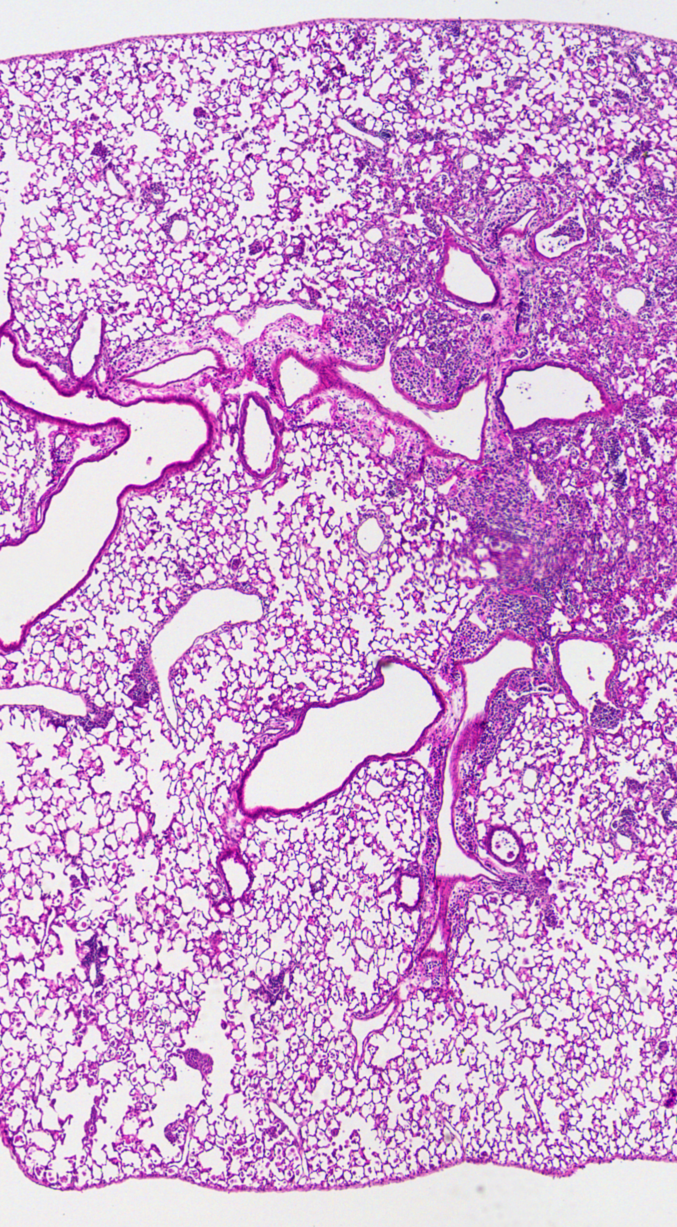
#> input picture tests/data/2549_1a_crop.tif, 677 x 1227 px; its folder holds only this picture in this run
$ python -i _he_lung_injury_classification.py   (imports and definitions only)   (older library calls are emulated)
#> lines starting #> are read from the running program, lines starting #| are printed output that depends on the picture; after the words box and inside, x2 and y2 are one past the last pixel; in counts of white or black regions, pixels touching at a corner belong together
### src/python_lung_morphometrics/_utils.py
import numpy as np

from skimage.filters import threshold_otsu
import skimage

import imageio
import tifffile


def _get_tiff_resolution(
    img_filename: str,
):
    """
    Given the path to a tiff file,
    read the metadata to determine
    the resolution of the image
    in pixels per um.

    Parameters
    ----------

    img_filename
        The full path to the tiff image

    Returns
    -------

    res: float
        The number of pixels per um
        for the given image
    """

    # get the image metadata
    res = None
    with tifffile.TiffFile(img_filename) as tif:
        for page in tif.pages:
            for tag in page.tags:
                if ("XResolution" in tag.name):
                    # XResolution is a tuple (numerator, denominator)
                    # and is usually given in pixels per cm, not um
                    res = tag.value[0] / tag.value[1]
                    if (res/1e4 < 0.01):
                        return res # already in um probably
                    else:
                        return res/1e4 # convert from cm to um
    if not res:
        raise ValueError("XResolution not found in tiff metadata.")


def _make_thresholded_images(
    img_filename: str,
    max_image_length: int = 10000,
    greyscale: bool = True,
    channel_axis: int = None,
):
    """
    Load an H&E image from a file,
    determine its resolution, and generate
    intermediate contrast-adjusted
    and thresholded images, rescaling if
    necessary.

    Parameters
    ----------

    img_filename
        Path to the original H&E image.

    max_image_length: int (default: 10000)
        Maximum length (in pixels) of either axis of
        the input image; images with an axis greater
        than this length will be rescaled down to fit
        for computational efficiency.

    greyscale: bool (default: True)
        If True, `img` will be returned as grayscale.
        If False, `img` will be reshaped, but will maintain
        its color axis.

    channel_axis: int (default: None)
        The axis corresponding to color channels after loading
        with `imagio.v3.imread(f)`. If None, will determine
        based on axis shapes (smallest axis is channel axis).

    Returns
    -------

    res: float
        How many pixels per um
        in the size-rescaled image

    orig_img: np.ndarray
        The original H&E image

    img: np.ndarray
        The contrast-adjusted, size-rescaled image.

    global_otsu: np.ndarray (np.bool)
        The thresholded image.

    """
#> called with img_filename = '../../tests/data/2549_1a_crop.tif', max_image_length = 10000, greyscale = False

    # load the image from disk

    img = imageio.v3.imread(img_filename)
#> img is the input picture: shape (1227, 677, 3); mean R, G, B 207.2, 164.3, 210.3

    if not (channel_axis):
        if (len(img.shape) < 3):
            raise ValueError(f"Image too small to contain channel axis! {img.shape}, {img_filename}")
        else:
            channel_axis = np.argmin(img.shape)

    #img = np.moveaxis(img, 0, -1)

    # get the image metadata
    try:
        res = _get_tiff_resolution(img_filename)
    except ValueError:
        print("XResolution not found; assuming 0.5 pixels/um")
        res = 0.5

    # copy for plotting
    orig_img = img.copy()

    # convert to grey
    if (greyscale):
        grey_img = skimage.color.rgb2gray(img, channel_axis=channel_axis)
        grey_img[grey_img == 0] = np.mean(grey_img[grey_img > 0])

        # blur a little
        grey_img = skimage.filters.gaussian(grey_img, sigma=3)

        # if image is too big, scale it down
        scale_factor = 1
        max_input_img_axis_length = np.max(grey_img.shape)
        if (max_input_img_axis_length > max_image_length):
            scale_factor = max_image_length / max_input_img_axis_length
            grey_img = skimage.transform.rescale(
                grey_img,
                scale=scale_factor,
                anti_aliasing=False,
            )
            res *= scale_factor

        # adjust for under-exposure/under-saturation
        grey_img = skimage.exposure.equalize_adapthist(grey_img)

        # otsu
        threshold_global_otsu = threshold_otsu(grey_img)
        global_otsu = (grey_img >= threshold_global_otsu)

        return res, orig_img, grey_img, global_otsu

    else:
        # use grey_img only for thresholding
        grey_img = skimage.color.rgb2gray(img, channel_axis=channel_axis)

        # blur a little
        img = skimage.filters.gaussian(img, sigma=3, channel_axis=channel_axis)
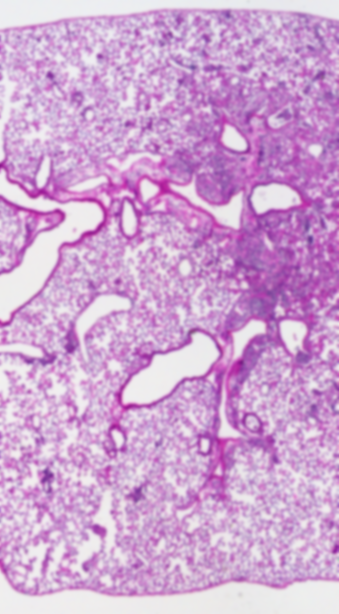
#> img: shape (1227, 677, 3) float64 (shown at 1/2 size); mean R, G, B 0.813, 0.644, 0.825

        # if image is too big, scale it down
        scale_factor = 1
        max_input_img_axis_length = np.max(img.shape)
        if (max_input_img_axis_length > max_image_length):
            scale_factor = max_image_length / max_input_img_axis_length
            img = skimage.transform.rescale(
                img,
                scale=scale_factor,
                anti_aliasing=False,
                channel_axis=channel_axis
            )
            grey_img = skimage.transform.rescale(
                grey_img,
                scale=scale_factor,
                anti_aliasing=False,
            )
            res *= scale_factor

        # adjust for under-exposure/under-saturation
        grey_img = skimage.exposure.equalize_adapthist(grey_img)
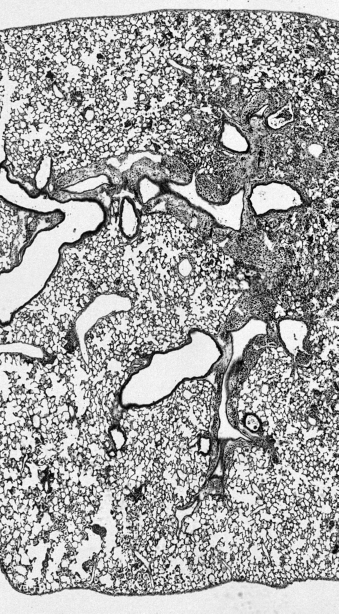
#> grey_img: shape (1227, 677) float64 (shown at 1/2 size); min 0, max 1, mean 0.64

        # otsu
        threshold_global_otsu = threshold_otsu(grey_img)
#> threshold_global_otsu = 0.588
        global_otsu = (grey_img >= threshold_global_otsu)
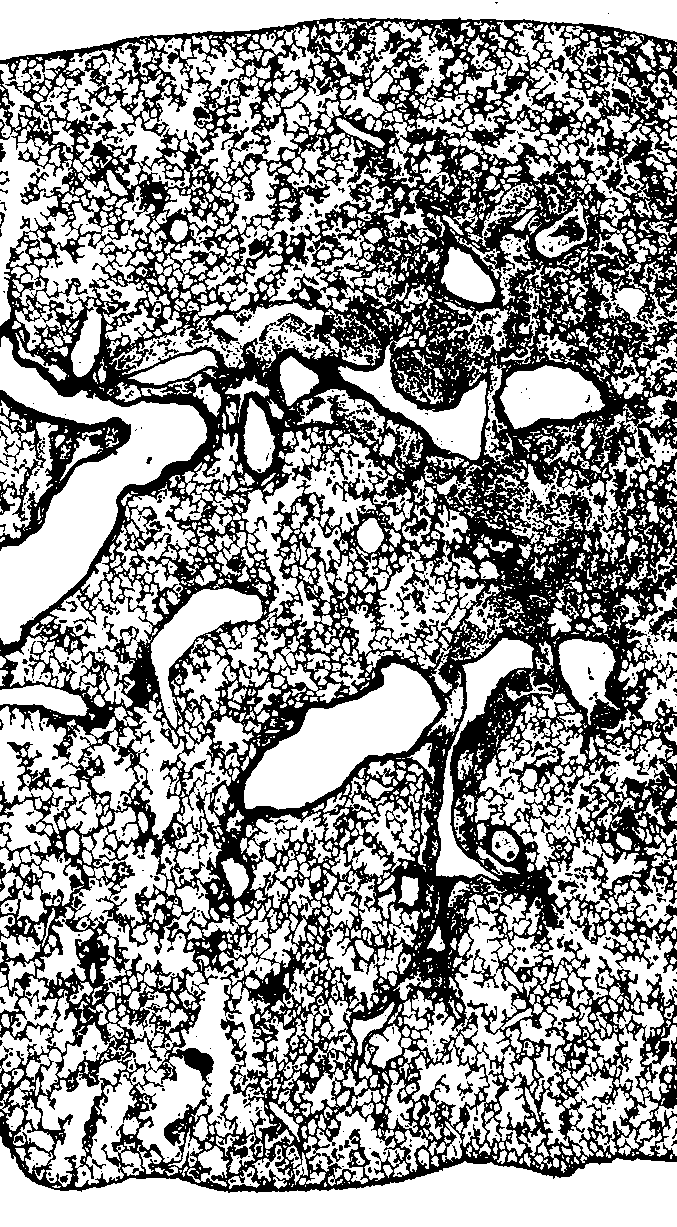
#> global_otsu: shape (1227, 677) bool; 59.3% white; 949 black regions (832 under 20 px), largest, box (x1, y1, x2, y2) and area: (0, 17, 677, 1193) 322078, (0, 390, 131, 551) 5661, (547, 215, 585, 243) 472

        return res, orig_img, img, global_otsu

### src/python_lung_morphometrics/_he_lung_injury_classification.py
import numpy as np
import matplotlib
import matplotlib.pyplot as plt
import sklearn
import skimage
import sklearn.ensemble
import skops.io
import tifffile
import pandas as pd

import os
from joblib import Parallel, delayed
import functools

from ._utils import (
    _make_thresholded_images,
)

import importlib.resources

# [87 lines left out: function make_kmeans_model_from_images, not called in this run]


def do_kmeans_cluster_image(
    img_path: str,
    pretrained_model: sklearn.cluster.KMeans = None,
    n_clusters: int = 4,
    initial_means: str | list = "k-means++",
    do_sparse: bool = False,
    channel_axis: int = 0,
    return_stats: bool = True,
    save_fig: bool = True,
    save_tiff: bool = False,
    save_table: bool = True,
    save_dir: str = "./output/",
    dpi: int = 450,
):
    """
    Given the filename of an H&E image, this
    function will convert it to LAB colorspace,
    give it a light blur, then use KMeans
    clustering (k=4) to identify regions of
    interest and generate a TIFF stack of binary
    masks, 1 channel for each region (cluster).

    Parameters
    ----------
    img_path: str
        The path to the image file

    pretrained_model: sklearn.cluster.MiniBatchKMeans
        A pretrained, instantiated KMeans model
        to be used for classification. Incompatible
        with n_clusters. Use this is you already trained
        a reliable model on a sample image set
        and wish to reuse that classifier here.

    n_clusters: int > 0  (default: 4)
        The number of clusters to split the
        image into

    initial_means: list (default: None)
        Initial k-means cluster means, in LAB color space.

    do_sparse: bool (default: False)
        If True, perform processing only on pixels
        found in the foreground of the image after
        basic thresholding. If False, process all
        pixels (simpler).

    channel_axis: int (default: 0)
        The axis corresponding to color channels.

    return_stats: bool (default: True)
        Returns a len(1) dataframe of statistics for
        this image.

    save_fig: bool (default: True),
        If True, save an image with the cluster assignments
        overlaid on top of the original image.

    save_tiff: bool (default: False)
        If True, save binary masks of each region in a TIFF.

    save_table: bool (default: True)
        If True, save the results table as a TSV file in `save_dir`.

    save_dir: str (default: ./output/)
        The directory to save results to.

    dpi: int > 0 (default: 450)
        The DPI to save any figures at.

    Returns
    -------
    ret: ndarry of np.uint8
        The resultant binary masks, with shape
        [n_pixels_width, n_pixels_height, n_clusters]

    df: pd.DataFrame
        Dataframe containing # of pixels in
        each identified cluster

    """

    # load the image from disk
    img_ext = "." + img_path.split(".")[-1]

    res, orig_img, img, thresh_img = _make_thresholded_images(
        img_path,
        greyscale=False
    )
#> res = 0.5

    if not (channel_axis):
        if (len(orig_img.shape) < 3):
            raise ValueError(f"Image too small to contain channel axis! {img.shape}")
        else:
            channel_axis = np.argmin(orig_img.shape)

    # convert to LAB
    img = skimage.color.rgb2lab(img, channel_axis=channel_axis)
#> img: shape (1227, 677, 3) float64; mean of channels 0, 1, 2 72.8, 23.8, -17.2
    lab_channel_axis = np.argmin(img.shape)

    # flatten from 2D to 1D for classification
    xy_axes = [i for i in [0,1,2] if (i != lab_channel_axis)]
    img_array = np.reshape(
        np.delete(
            skimage.filters.gaussian(img, sigma=4, channel_axis=channel_axis),
            0,
            channel_axis
        ),
        (img.shape[xy_axes[0]] * img.shape[xy_axes[1]], 2)
    )
#> img_array = 830679 pairs, first value -0.955 to 66.04, second value -39.77 to 1.36
    if (do_sparse):
        thresh_img = ~thresh_img
    else:
        thresh_img = np.ones_like(thresh_img, dtype=np.bool_)
    thresh_img_array = thresh_img.flatten()

    if (pretrained_model):
        kmeans = pretrained_model
    else:
        # train the model on a subset of the data, with many random samples
        img_array_sample = sklearn.utils.shuffle(
            img_array[thresh_img_array],
            random_state=0,
            n_samples=int(img_array.shape[0]*0.1)
        )
#> img_array_sample = 83067 pairs, first value -0.868 to 65.79, second value -38.35 to 1.35
        if (n_clusters == 4):
            initial_means = (
                (1,-1),
                (15,-8),
                (29,-19),
                (42,-29),
            )
        elif (n_clusters == 3):
            initial_means = (
                (15,-8),
                (29,-19),
                (42,-29),
            )
        else:
            initial_means = "k-means++"

        kmeans = sklearn.cluster.MiniBatchKMeans(
            n_clusters=n_clusters,
            init=initial_means,
            random_state=0,
            n_init='auto'
        ).fit(img_array_sample)

    labels = kmeans.predict(img_array[thresh_img_array])

    # put predicted labels back into image
    label_img = np.full_like(img_array[:,0], np.nan, int)
    np.place(label_img, thresh_img_array, labels)
    label_img = np.reshape(
        label_img,
        (img.shape[xy_axes[0]], img.shape[xy_axes[1]], 1)
    )

    # arrange result image mask and calculate statistics
    lightness_img = img[:,:,0]
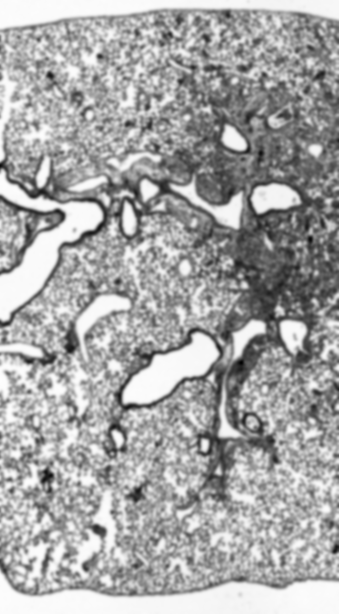
#> lightness_img: shape (1227, 677) float64 (shown at 1/2 size); min 31.24, max 95.02, mean 72.8; drawn with min black and max white
    print(img.shape)
#| (1227, 677, 3)
    print(lightness_img.shape)
#| (1227, 677)
    res = np.zeros(
        shape=(img.shape[xy_axes[0]], img.shape[xy_axes[1]], n_clusters)
    )
    cluster_mean_intensity = {}
    cluster_mean_a = {}
    cluster_mean_b = {}
    cluster_counts = {}
    for cluster in range(0, n_clusters):
        res[:,:,cluster] = np.squeeze(np.array(label_img == cluster, dtype=int))
        cluster_mean_intensity[cluster] = np.mean(lightness_img * res[:,:,cluster])
        cluster_mean_a[cluster] = np.mean(img[:,:,1] * res[:,:,cluster])
        cluster_mean_b[cluster] = np.mean(img[:,:,2] * res[:,:,cluster])
        cluster_counts[cluster] = np.sum(res[:,:,cluster] == cluster)
#> res: shape (1227, 677, 4) float64; mean of channels 0, 1, 2, 3 0.151, 0.301, 0.333, 0.215
#> after the loop, cluster_counts = {0: 705398, 1: 249944, 2: 0, 3: 0}; cluster_mean_a = {0: 0.256, 1: 4.62, 2: 9.48, 3: 9.47}; cluster_mean_b = {0: -0.179, 1: -3.51, 2: -6.92, 3: -6.55}; cluster_mean_intensity = {0: 13.97, 1: 24.03, 2: 22.94, 3: 11.86}

    # [8 lines of commented-out code are left out]
    cluster_order = sorted(cluster_counts, key=lambda k: cluster_mean_b[k])[::-1]
#> cluster_order = [0, 1, 3, 2]
    if (n_clusters == 3):
        cluster_names  = ["Unaffected", "Somewhat affected", "Affected"]
        cluster_colors = ["blue", "yellow",  "red"]
    elif (n_clusters == 4):
        cluster_names  = ["Background", "Unaffected", "Somewhat affected", "Affected"]
        cluster_colors = ["lightgrey", "blue", "yellow", "red"]

    cluster_name_dict = {x: cluster_names[i] for i,x in enumerate(cluster_order)}
#> cluster_name_dict = {0: 'Background', 1: 'Unaffected', 3: 'Somewhat affected', 2: 'Affected'}
    for i,x in enumerate(cluster_order):
        labels[labels==x] = i + np.max(cluster_order) + 1
#> this loop made 4 passes
#> x on passes 1 to 4: 0, 1, 3, 2
    labels -= np.max(cluster_order)

    # put predicted labels back into image
    label_img = np.full_like(img_array[:,0], 0, dtype=int)
    np.place(label_img, thresh_img_array, labels)
    label_img = np.reshape(
        label_img,
        (img.shape[xy_axes[0]], img.shape[xy_axes[1]])
    )

    # calculate the scores
    df = pd.DataFrame(index=[os.path.basename(img_path)])
    for key, val in cluster_name_dict.items():
        if ("Background" not in val):
            df[val + " area (px)"] = np.sum(res == key)
#> this loop made 4 passes
    df["Lung area (px)"] = df.sum(axis=1)
    for val in cluster_name_dict.values():
        if ("Background" not in val):
            df[val + " area (% of lung)"] = (
                df[val + " area (px)"] * 100 / df["Lung area (px)"]
            )
#> this loop made 4 passes
#> val on passes 1 to 4: 'Background', 'Unaffected', 'Somewhat affected', 'Affected'

    res_composite = skimage.color.label2rgb(
        label_img,
        image=None,#skimage.color.rgb2gray(img),
        bg_label=0,
        colors=cluster_colors,
        bg_color="lightgrey"
    )
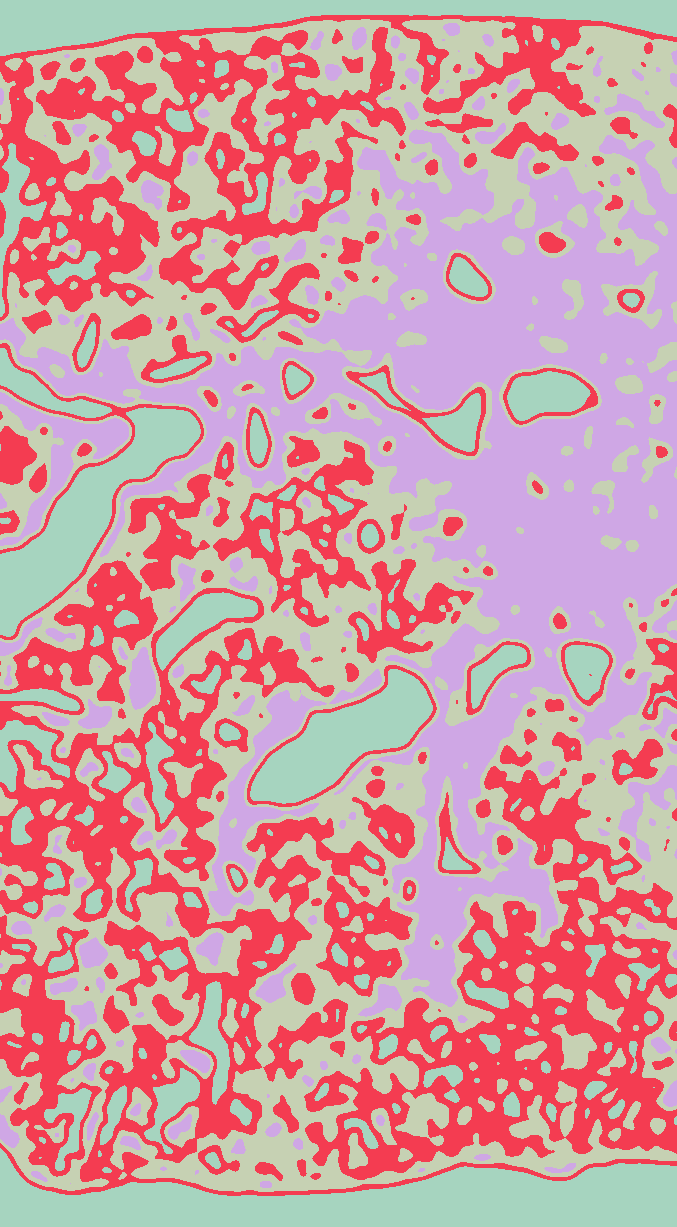
#> label_img: shape (1227, 677) int64; 4 distinct labels, from 1 to 4; one colour per label, 0 black

    # write the binary masks to a TIFF stack
    try:
        os.mkdir(save_dir)
    except Exception as e:
        print(e)
        pass

    if (save_tiff):
        save_filename = (
            save_dir +
            os.path.basename(img_path).split(img_ext)[0] +
            "_clustered.tiff"
        )
        save_me = np.swapaxes(res, 0, 2).astype('uint8') * np.iinfo('uint8').max
        save_me = np.swapaxes(save_me, 2,1)
        with tifffile.TiffWriter(save_filename, imagej=True) as tif:
            tif.write(save_me, photometric='minisblack', compression="JPEG")

    if (save_fig):
        # Plot the image result
        plt.subplot(211)
        plt.imshow(orig_img)
        plt.axis('off')
        plt.subplot(212)
        plt.imshow(res_composite)

        patches = []
        for i in range(0, len(cluster_names)):
            patches.append(matplotlib.patches.Patch(
                color=cluster_colors[i],
                label=cluster_names[i]
            ))
        plt.legend(handles=patches, loc="lower left", bbox_to_anchor=(0.25, 1.))
        plt.axis('off')

        plt.suptitle(os.path.basename(img_path))
        plt.tight_layout()

        save_filename = (
            save_dir +
            os.path.basename(img_path).split(img_ext)[0] +
            "_clustered.jpg"
        )
        plt.savefig(save_filename, dpi=dpi)
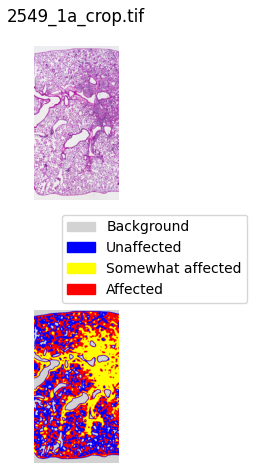
#> figure drawn by matplotlib, 2 panels
        plt.clf()

    if (save_table):
        save_filename = (
            save_dir +
            os.path.basename(img_path).split(img_ext)[0] +
            "_clustered_results.tsv"
        )
        df.to_csv(save_filename, sep="\t")

    # return the image and other objects as requested
    ret = [res]
    if (return_stats):
        ret.append(df)
    del img, orig_img, lightness_img, res_composite, labels, label_img, img_array

    if (len(ret) > 1):
        return ret
    else:
        return res


# [240 lines left out: functions _get_pixel_samples, _get_multiscale_features, train_feature_based_random_forest_model, apply_feature_based_random_forest_model, not called in this run]

>>> result = do_kmeans_cluster_image('../../tests/data/2549_1a_crop.tif')
#> result = 2 items
